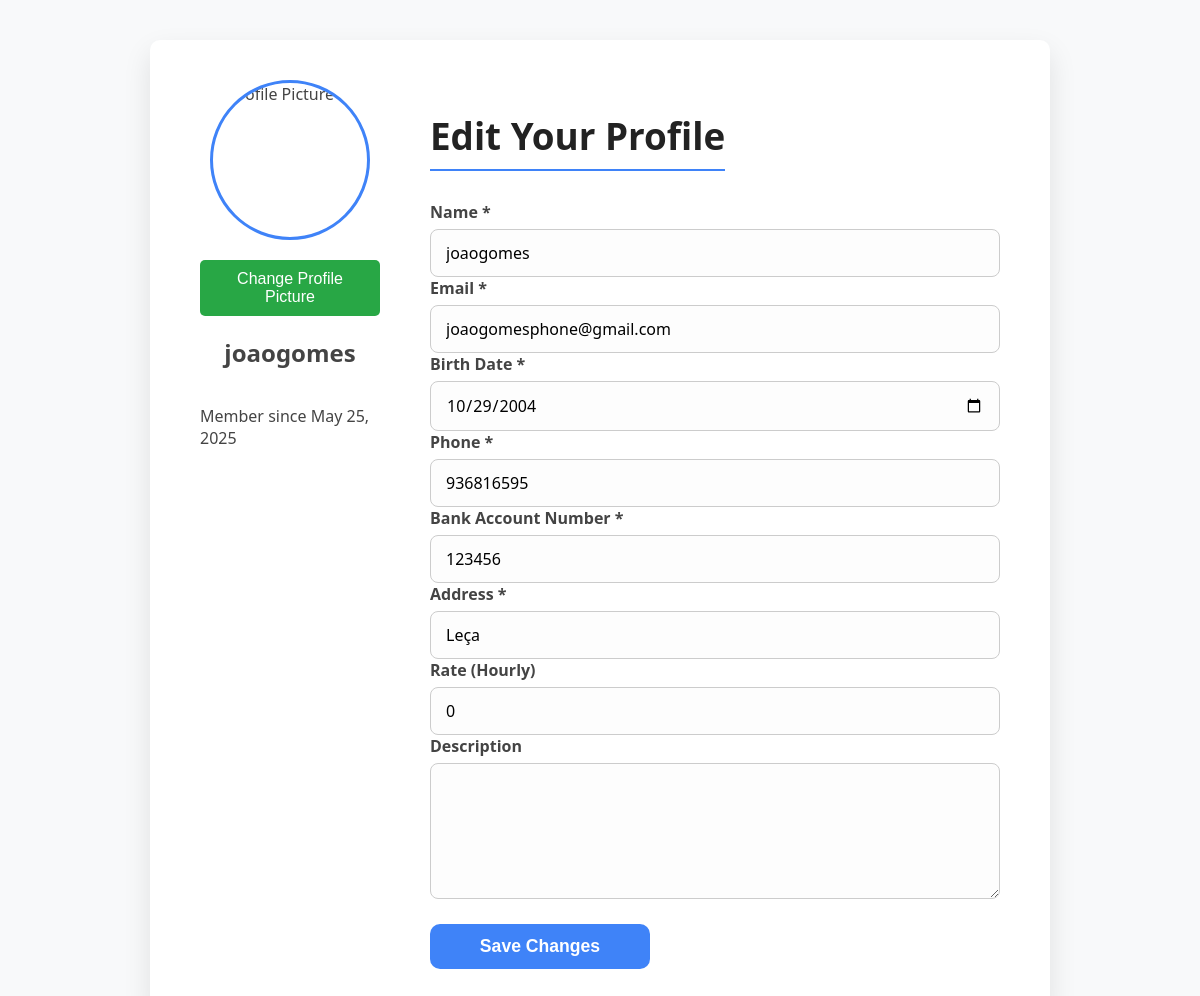
Screenshot of /Pages/edit_profile.php (signed in) with the database file from the repository.
### tables this page shows
CREATE TABLE "User" (
    id INTEGER PRIMARY KEY AUTOINCREMENT NOT NULL,
    name TEXT NOT NULL,
    email TEXT NOT NULL UNIQUE,
    password TEXT NOT NULL,
    created_at TEXT,
    level INTEGER NOT NULL DEFAULT 0,
    birth_date TEXT NOT NULL,
    profile_picture_id INTEGER,
    phone TEXT NOT NULL,
    nr_bank_account TEXT NOT NULL,
    address TEXT NOT NULL,
    rate INTEGER DEFAULT 0 NOT NULL, 
    description TEXT DEFAULT '',
    user_type TEXT NOT NULL DEFAULT 'user',
    FOREIGN KEY (profile_picture_id) REFERENCES Images(id)
        ON DELETE SET NULL
);

### Utils/Session.php (called while the page is built, shortened)
<?php
  class Session {
    public function getId() : ?int {
      return isset($_SESSION['id']) ? $_SESSION['id'] : null;
    }
  }
?>

### database/userClass.php (called while the page is built, shortened)
<?php
class User {
    public function __construct(
        int $id,
        string $name,
        string $email,
        string $password,
        string $created_at,
        int $level,
        string $birth_date,
        string $phone,
        string $nr_bank_account,
        string $address,
        int $rate = 0,
        ?string $description,
        string $user_type,
        ?int $profile_picture_id = null
    )
    {
        $this->name = $name;
        $this->email = $email;
        $this->created_at = $created_at;
        $this->birth_date = $birth_date;
        $this->phone = $phone;
        $this->nr_bank_account = $nr_bank_account;
        $this->address = $address;
        $this->rate = $rate;
        $this->profile_picture_id = $profile_picture_id;
    }
    static function getUser(PDO $db, int $id) : ?User {
        $stmt = $db->prepare('
            SELECT id, name, email, password, created_at, level, birth_date, phone, nr_bank_account, address, rate, description, user_type, profile_picture_id
            FROM User
            WHERE id = ?
        ');
        $stmt->execute(array($id));
        $user = $stmt->fetch();
        return new User(
            $user['id'],
            $user['name'],
            $user['email'],
            $user['password'],
            $user['created_at'],
            $user['level'],
            $user['birth_date'],
            $user['phone'],
            $user['nr_bank_account'],
            $user['address'],
            $user['rate'],
            $user['description'],
            $user['user_type'],
            $user['profile_picture_id'] ?? null
        );
    }
}
?>

### Pages/edit_profile.php (the view, shortened to what this page needs)
<?php
require_once(__DIR__ . '/../Utils/Session.php');
require_once(__DIR__ . '/../database/connection.php');
require_once(__DIR__ . '/../database/userClass.php');
$session = new Session();
$db = getDatabaseConnection();
$user = User::getUser($db, (int)$session->getId());
?>
<!DOCTYPE html>
<html lang="en">
<head>
    <link rel="stylesheet" href="../css/edit_profile.css" />
</head>
<body>
  <div class="profile-edit-container">
    <aside class="profile-sidebar">
        <div class="profile-picture">
            <?php $imageId = $user->profile_picture_id ?? null;
                  $imageIdString = (string)$imageId; ?>
            <?php if ($imageId): ?>
                <img src="../Actions/images/originals/<?= htmlspecialchars($imageIdString) ?>.jpg" alt="Profile Picture" />
            <?php else: ?>
                <img src="../assets/icons/default-avatar.png" alt="Profile Picture" />
            <?php endif; ?>
        </div>
        <form action="upload_image.php" method="get">
            <button type="submit" style="
                background-color: #28a745; /* Green */
                color: white;
                border: none;
                padding: 10px 20px;
                border-radius: 5px;
                cursor: pointer;
                font-size: 16px;
            ">
                Change Profile Picture
            </button>
        </form>
        <h2><?= htmlspecialchars($user->name) ?></h2>
        <p>Member since <?= htmlspecialchars(date('F j, Y', strtotime($user->created_at))) ?></p>
    </aside>
    <section class="profile-edit-form">
        <h1>Edit Your Profile</h1>
        <form method="POST" action="../Actions/Action_Edit_Profile.php">
            <label for="name">Name *</label>
            <input type="text" id="name" name="name" required value="<?= htmlspecialchars($user->name) ?>" />
            <label for="email">Email *</label>
            <input type="email" id="email" name="email" required value="<?= htmlspecialchars($user->email) ?>" />
            <label for="birth_date">Birth Date *</label>
            <input type="date" id="birth_date" name="birth_date" required value="<?= htmlspecialchars($user->birth_date) ?>" />
            <label for="phone">Phone *</label>
            <input type="tel" id="phone" name="phone" required value="<?= htmlspecialchars($user->phone) ?>" />
            <label for="nr_bank_account">Bank Account Number *</label>
            <input type="text" id="nr_bank_account" name="nr_bank_account" required value="<?= htmlspecialchars($user->nr_bank_account) ?>" />
            <label for="address">Address *</label>
            <input type="text" id="address" name="address" required value="<?= htmlspecialchars($user->address) ?>" />
            <label for="rate">Rate (Hourly)</label>
            <input type="number" id="rate" name="rate" step="0.01" min="0" value="<?= htmlspecialchars($user->rate !== null ? (string)$user->rate : '') ?>" />
            <label for="description">Description</label>
            <textarea id="description" name="description" rows="5"><?= htmlspecialchars($user->description ?? '') ?></textarea>
            <button type="submit" class="save-btn">Save Changes</button>
        </form>
    </section>
  </div>
</body>
</html>

### css/edit_profile.css (style rules this page uses)
* { box-sizing: border-box; }
body { margin: 0; min-height: 100vh; font-family: 'Segoe UI', Tahoma, Geneva, Verdana, sans-serif; background-color: #f8f9fa; display: flex; justify-content: center; align-items: flex-start; padding: 40px 20px; }
.profile-edit-container { display: flex; max-width: 900px; width: 100%; background: #fff; border-radius: 10px; box-shadow: 0 12px 28px rgba(0, 0, 0, 0.1); padding: 40px 50px; gap: 50px; align-items: flex-start; }
.profile-sidebar { flex: 0 0 180px; display: flex; flex-direction: column; align-items: center; color: #444; }
.profile-picture { width: 160px; height: 160px; border-radius: 50%; overflow: hidden; border: 3px solid #3f83f8; margin-bottom: 20px; align-self: center; }
.profile-picture img { width: 100%; height: 100%; object-fit: cover; }
.profile-edit-form { flex: 1; display: flex; flex-direction: column; }
.profile-edit-form h1 { margin-bottom: 30px; font-weight: 700; font-size: 2.3rem; color: #222; border-bottom: 2px solid #3f83f8; padding-bottom: 8px; width: fit-content; }
label { font-weight: 600; font-size: 1rem; color: #444; margin-bottom: 6px; display: block; }
input[type="text"], input[type="email"], input[type="number"], input[type="tel"], input[type="date"], textarea { font-size: 1rem; padding: 12px 15px; border-radius: 8px; border: 1.8px solid #ccc; background: #fdfdfd; transition: border-color 0.3s ease; width: 100%; font-family: 'Segoe UI', Tahoma, Geneva, Verdana, sans-serif; resize: vertical; }
textarea { min-height: 100px; }
button.save-btn { width: 220px; align-self: flex-start; padding: 12px 0; font-weight: 700; font-size: 1.1rem; border: none; border-radius: 10px; background-color: #3f83f8; color: white; cursor: pointer; transition: background-color 0.25s ease; margin-top: 20px; }

### rows the page displays
user: name "joaogomes", created_at "May 25, 2025", email "joaogomesphone@gmail.com", birth_date "10/29/2004", phone "936816595", nr_bank_account "123456", address "Leça", rate "0"
